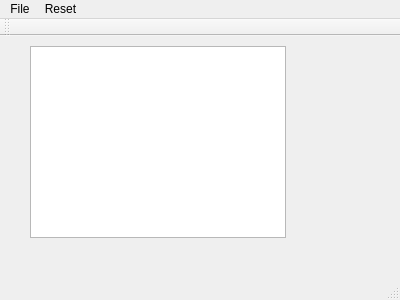
<?xml version="1.0" encoding="UTF-8"?>
<ui version="4.0">
 <class>MainWindow</class>
 <widget class="QMainWindow" name="MainWindow">
  <property name="geometry">
   <rect>
    <x>0</x>
    <y>0</y>
    <width>400</width>
    <height>300</height>
   </rect>
  </property>
  <property name="windowTitle">
   <string>Component Reset Test</string>
  </property>
  <widget class="QWidget" name="centralWidget">
   <widget class="QPlainTextEdit" name="statusDisplay">
    <property name="geometry">
     <rect>
      <x>30</x>
      <y>10</y>
      <width>256</width>
      <height>192</height>
     </rect>
    </property>
   </widget>
  </widget>
  <widget class="QMenuBar" name="menuBar">
   <property name="geometry">
    <rect>
     <x>0</x>
     <y>0</y>
     <width>400</width>
     <height>21</height>
    </rect>
   </property>
   <widget class="QMenu" name="menuFile">
    <property name="title">
     <string>File</string>
    </property>
    <addaction name="actionExit"/>
   </widget>
   <widget class="QMenu" name="menuReset">
    <property name="title">
     <string>Reset</string>
    </property>
    <addaction name="actionSoftware"/>
    <addaction name="actionSoftware_with_GMAS"/>
    <addaction name="actionSystem"/>
    <addaction name="actionSystem_with_GMAS"/>
   </widget>
   <addaction name="menuFile"/>
   <addaction name="menuReset"/>
  </widget>
  <widget class="QToolBar" name="mainToolBar">
   <attribute name="toolBarArea">
    <enum>TopToolBarArea</enum>
   </attribute>
   <attribute name="toolBarBreak">
    <bool>false</bool>
   </attribute>
  </widget>
  <widget class="QStatusBar" name="statusBar"/>
  <action name="actionExit">
   <property name="text">
    <string>Exit</string>
   </property>
  </action>
  <action name="actionSoftware">
   <property name="text">
    <string>Software</string>
   </property>
  </action>
  <action name="actionSoftware_with_GMAS">
   <property name="text">
    <string>Software with GMAS</string>
   </property>
  </action>
  <action name="actionSystem">
   <property name="text">
    <string>System</string>
   </property>
  </action>
  <action name="actionSystem_with_GMAS">
   <property name="text">
    <string>System with GMAS</string>
   </property>
  </action>
 </widget>
 <layoutdefault spacing="6" margin="11"/>
 <resources/>
 <connections/>
</ui>
